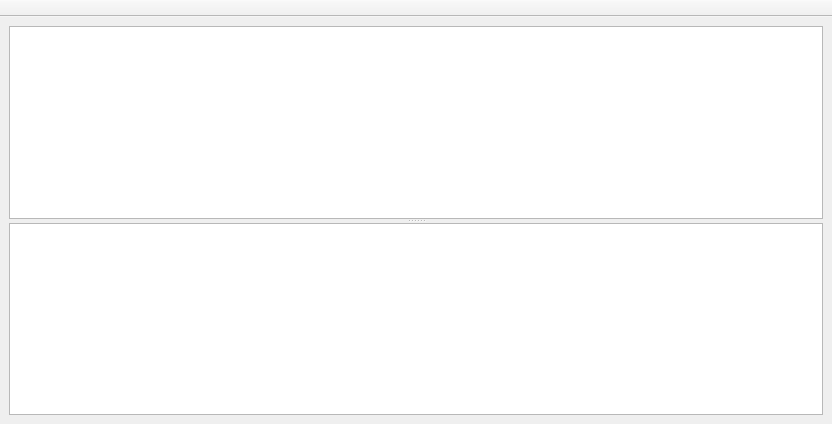
<?xml version="1.0" encoding="UTF-8"?>
<ui version="4.0">
 <class>mAbiturTableWindow</class>
 <widget class="QMainWindow" name="mAbiturTableWindow">
  <property name="geometry">
   <rect>
    <x>0</x>
    <y>0</y>
    <width>832</width>
    <height>424</height>
   </rect>
  </property>
  <property name="windowTitle">
   <string>MainWindow</string>
  </property>
  <property name="iconSize">
   <size>
    <width>16</width>
    <height>16</height>
   </size>
  </property>
  <widget class="QWidget" name="centralwidget">
   <layout class="QVBoxLayout" name="verticalLayout">
    <item>
     <widget class="QSplitter" name="splitter">
      <property name="sizePolicy">
       <sizepolicy hsizetype="Preferred" vsizetype="Expanding">
        <horstretch>0</horstretch>
        <verstretch>0</verstretch>
       </sizepolicy>
      </property>
      <property name="orientation">
       <enum>Qt::Vertical</enum>
      </property>
      <widget class="QTableView" name="abiturView">
       <property name="font">
        <font>
         <pointsize>8</pointsize>
        </font>
       </property>
       <property name="autoFillBackground">
        <bool>true</bool>
       </property>
       <property name="styleSheet">
        <string notr="true">QHeaderView::section {
	background-color: rgb(200, 200, 200);
	/*font-size: 9pt;*/
}</string>
       </property>
       <property name="lineWidth">
        <number>1</number>
       </property>
       <property name="midLineWidth">
        <number>1</number>
       </property>
       <property name="editTriggers">
        <set>QAbstractItemView::NoEditTriggers</set>
       </property>
       <property name="verticalScrollMode">
        <enum>QAbstractItemView::ScrollPerItem</enum>
       </property>
       <property name="horizontalScrollMode">
        <enum>QAbstractItemView::ScrollPerPixel</enum>
       </property>
       <property name="gridStyle">
        <enum>Qt::SolidLine</enum>
       </property>
       <attribute name="horizontalHeaderMinimumSectionSize">
        <number>39</number>
       </attribute>
       <attribute name="horizontalHeaderStretchLastSection">
        <bool>true</bool>
       </attribute>
      </widget>
      <widget class="QTableView" name="subTablesView">
       <property name="sizePolicy">
        <sizepolicy hsizetype="Preferred" vsizetype="Expanding">
         <horstretch>0</horstretch>
         <verstretch>0</verstretch>
        </sizepolicy>
       </property>
       <property name="styleSheet">
        <string notr="true">QHeaderView::section {
	background-color: rgb(200, 200, 200);
	/*font-size: 9pt;*/
}</string>
       </property>
       <property name="editTriggers">
        <set>QAbstractItemView::NoEditTriggers</set>
       </property>
       <property name="horizontalScrollMode">
        <enum>QAbstractItemView::ScrollPerPixel</enum>
       </property>
       <attribute name="horizontalHeaderStretchLastSection">
        <bool>true</bool>
       </attribute>
      </widget>
     </widget>
    </item>
   </layout>
  </widget>
  <widget class="QToolBar" name="toolBar">
   <property name="windowTitle">
    <string>toolBar</string>
   </property>
   <property name="movable">
    <bool>false</bool>
   </property>
   <property name="floatable">
    <bool>false</bool>
   </property>
   <attribute name="toolBarArea">
    <enum>TopToolBarArea</enum>
   </attribute>
   <attribute name="toolBarBreak">
    <bool>false</bool>
   </attribute>
  </widget>
 </widget>
 <resources/>
 <connections/>
</ui>
